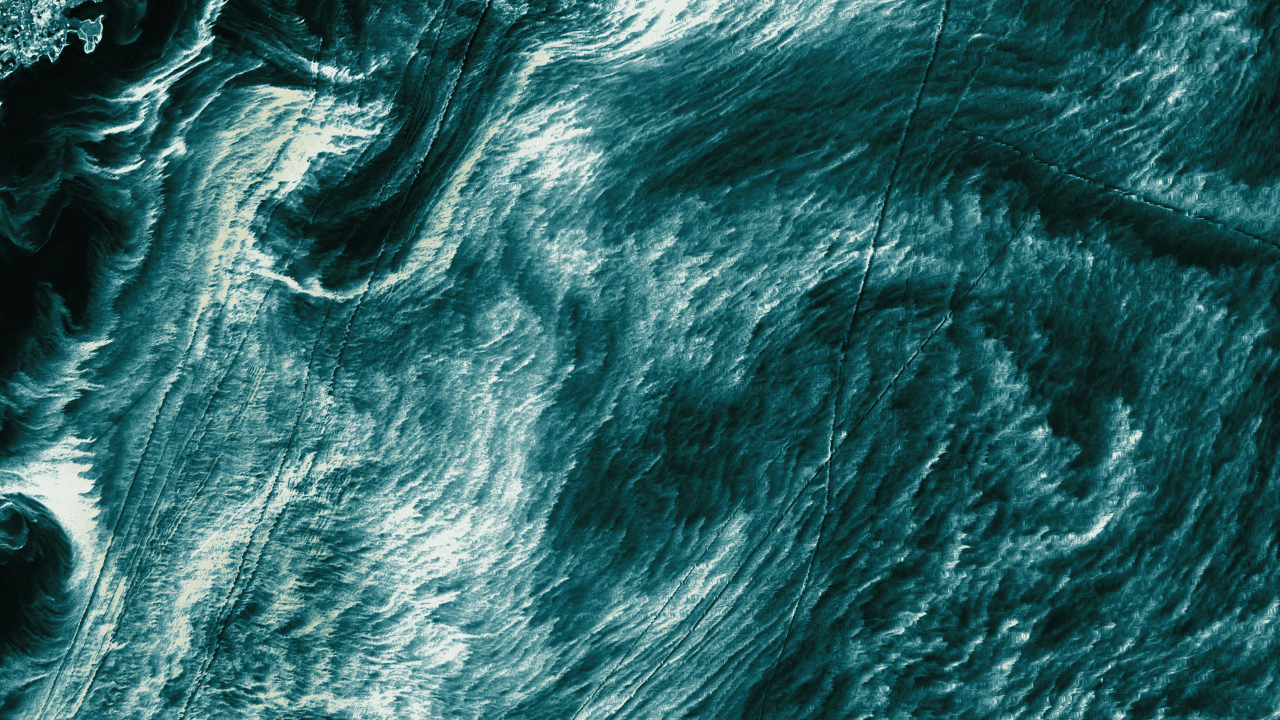
#> input picture VALENCE_Company_Covers/03_ASSETS/photography/graded/crops/B_facebook.jpg, 3840 x 2160 px, given in place of Gotland_graded_sea.jpg, which was not available (shown at 1/3 size)
$ python build_covers.py
#> lines starting #> are read from the running program, lines starting #| are printed output that depends on the picture; pictures that were not available may be replaced by others from this repository, and a replacement may not be noted
"""Build the VALENCE company cover layouts and render them.

Usage:
    python3 -I build_covers.py            # write HTML + render previews at 1x
    python3 -I build_covers.py final      # render production sizes (4K / 2K)

Logos are read from 02_BRAND/logos/svg (traced from the supplied PNGs) and inlined into
each HTML file, so replacing an SVG there and re-running this script updates every cover.
"""
import asyncio
import os
import re
import sys

from PIL import Image
from playwright.async_api import async_playwright

Image.MAX_IMAGE_PIXELS = None
HERE = os.path.dirname(os.path.abspath(__file__))
ROOT = os.path.normpath(os.path.join(HERE, "..", ".."))
LOGOS = os.path.join(ROOT, "02_BRAND", "logos", "svg")
PHOTO = os.path.join(ROOT, "03_ASSETS", "photography")
CROPS = os.path.join(PHOTO, "graded", "crops")
LAYOUTS = os.path.join(ROOT, "04_WORKING", "layouts")
EXPORT = os.path.join(ROOT, "05_EXPORTS", "social")
CHROMIUM = "/opt/pw-browsers/chromium-1194/chrome-linux/chrome"
os.makedirs(CROPS, exist_ok=True)

# ---------------------------------------------------------------------------------------
# Platform specs (CSS px canvas, device scale for production export)
#   LinkedIn Page cover : official 1512x256 (5.906:1). 1920x325 @2x = 3840x650.
#   Facebook Page cover : 16:9 desktop, 2.4:1 mobile, 2.7:1 legacy desktop. 1920x1080 @2x = 3840x2160.
#   YouTube channel art : 2560x1440 recommended, safe area 1546x423 (scaled from official 1235x338 @2048x1152).
#                         1280x720 @2 = 2560x1440 (2K), @3 = 3840x2160 (4K).
# ---------------------------------------------------------------------------------------
PLATFORMS = {
    "linkedin": dict(w=1920, h=325, dsf=2),
    "facebook": dict(w=1920, h=1080, dsf=2),
    "youtube": dict(w=1280, h=720, dsf=3, dsf_2k=2),
}
YT_SAFE = (773, 211.5)  # 1546x423 at 2560 -> CSS px at 1280 base


def logo(name, color, h=None, w=None, x=None, y=None, pos="abs", extra=""):
    svg = open(os.path.join(LOGOS, f"{name}.svg")).read()
    vw, vh = map(float, re.search(r'viewBox="0 0 ([\d.]+) ([\d.]+)"', svg).groups())
    if h:
        w = h * vw / vh
    else:
        h = w * vh / vw
    svg = re.sub(r' width="[^"]*" height="[^"]*"', "", svg, count=1)
    place = f"left:{x}px;top:{y}px;" if pos == "abs" else "position:relative;flex:none;"
    return f'<div class="logo" style="{place}width:{w:.2f}px;height:{h:.2f}px;color:{color};{extra}">{svg}</div>'


def crop(src, name, cx, cy, crop_w, out_w, out_h, soften=0.0):
    """Cut a region (centre cx,cy in source px, width crop_w) to out_w x out_h."""
#> called with src = 'Gotland_graded_sea.jpg', name = 'B_linkedin.jpg', cx = 5600, cy = 3900, crop_w = 3200, out_w = 3840, out_h = 650, soften = 0.8
    im = _SRC.get(src) or _SRC.setdefault(src, Image.open(os.path.join(PHOTO, "graded", src)).convert("RGB"))
#> im is the input picture: PIL image 3840x2160 RGB; mean R, G, B 47.3, 99.2, 101.6
    ch = crop_w * out_h / out_w
    x0 = int(min(max(cx - crop_w / 2, 0), im.width - crop_w))
#> x0 = 640
    y0 = int(min(max(cy - ch / 2, 0), im.height - ch))
#> y0 = 1618
    out = im.crop((x0, y0, int(x0 + crop_w), int(y0 + ch))).resize((out_w, out_h), Image.LANCZOS)
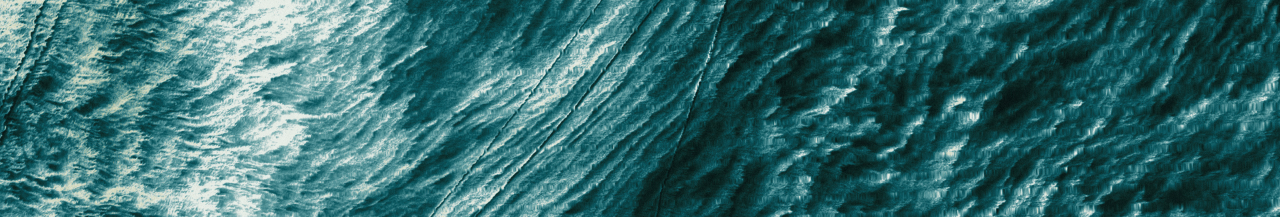
#> out: PIL image 3840x650 RGB (shown at 1/3 size); mean R, G, B 53.9, 108.5, 111.2
    if soften:
        from PIL import ImageFilter
        out = out.filter(ImageFilter.GaussianBlur(soften))
    path = os.path.join(CROPS, name)
    out.save(path, quality=92, subsampling=0)
    print(f"  crop {name}: src {int(crop_w)}x{int(ch)} -> {out_w}x{out_h} (scale {out_w / crop_w:.2f}x)")
    return f"../../../03_ASSETS/photography/graded/crops/{name}"


_SRC = {}


# [7 lines left out: function page, not called in this run]


TAG = 'Strategy<span class="s">/</span>Story<span class="s">/</span>Growth<span class="s">/</span>Culture'


def fill():
    return "position:absolute;inset:0;"


def center_flex(inner, extra=""):
    return f'<div class="abs" style="inset:0;display:flex;align-items:center;justify-content:center;{extra}">{inner}</div>'


# =======================================================================================
# DIRECTION A  "Cropped Authority": the mark as architecture, tonal on onyx, one orange signal
# =======================================================================================
# [10 lines left out: function a_group, not called in this run]


def a_linkedin():
    W, H = 1920, 325
    giant = logo("VLNC_wide", "#1A1A19", h=600, x=-190, y=-150)
    body = f"""
<div class="abs" style="inset:0;background:radial-gradient(70% 140% at 78% 30%, rgba(255,255,255,.05), transparent 60%)"></div>
<div class="abs" style="inset:0;-webkit-mask-image:linear-gradient(90deg,transparent 4%,#000 62%);mask-image:linear-gradient(90deg,transparent 4%,#000 62%)">{giant}</div>
<div class="rule-h" style="left:0;top:162px;width:520px;background:linear-gradient(90deg,transparent,rgba(243,242,239,.22))"></div>
<div class="rule-h" style="left:1400px;top:162px;width:520px;background:linear-gradient(90deg,rgba(243,242,239,.22),transparent)"></div>
<div class="plus" style="left:520px;top:162px;color:var(--stone)"></div>
<div class="plus" style="left:1400px;top:162px;color:var(--stone)"></div>
{center_flex(a_group(72, 32, 15, 52))}
<div class="grain"></div>"""
    return page("A", W, H, "var(--onyx)", body, "VALENCE LinkedIn cover, Direction A")


# [94 lines left out: functions a_facebook, a_youtube, focus_zone, b_linkedin, b_facebook, b_youtube, not called in this run]


# =======================================================================================
# DIRECTION C  "Four Charges": bone editorial, brackets as orbit, gold gestural fragment
# =======================================================================================
def ring(cx, cy, r, color="rgba(10,10,10,.28)", sw=1.2):
    return (f'<svg class="abs" style="left:0;top:0;width:100%;height:100%;overflow:visible" xmlns="http://www.w3.org/2000/svg">'
            f'<circle cx="{cx}" cy="{cy}" r="{r}" fill="none" stroke="{color}" stroke-width="{sw}"/></svg>')


# [67 lines left out: functions node, c_group, c_linkedin, c_facebook, c_youtube, not called in this run]


# ---------------------------------------------------------------------------------------
def build():
    print("crops")
    go = "Gotland_graded_sea.jpg"
    er = "ErgIguidi_graded_stonegold.jpg"
    b_li = crop(go, "B_linkedin.jpg", 5600, 3900, 3200, 3840, 650, soften=0.8)
    b_fb = crop(go, "B_facebook.jpg", 5232, 5800, 3840, 3840, 2160, soften=0.5)
    b_yt = crop(go, "B_youtube.jpg", 5700, 2500, 2900, 3840, 2160, soften=0.9)
#> call 3 of crop, with src = 'Gotland_graded_sea.jpg', name = 'B_youtube.jpg', cx = 5700, cy = 2500, crop_w = 2900, out_w = 3840, out_h = 2160, soften = 0.9
#> in crop (call 3), `out = im.crop((x0, y0, int(x0 + crop_w), int(y0 + ch))).resize((out_w,..`:
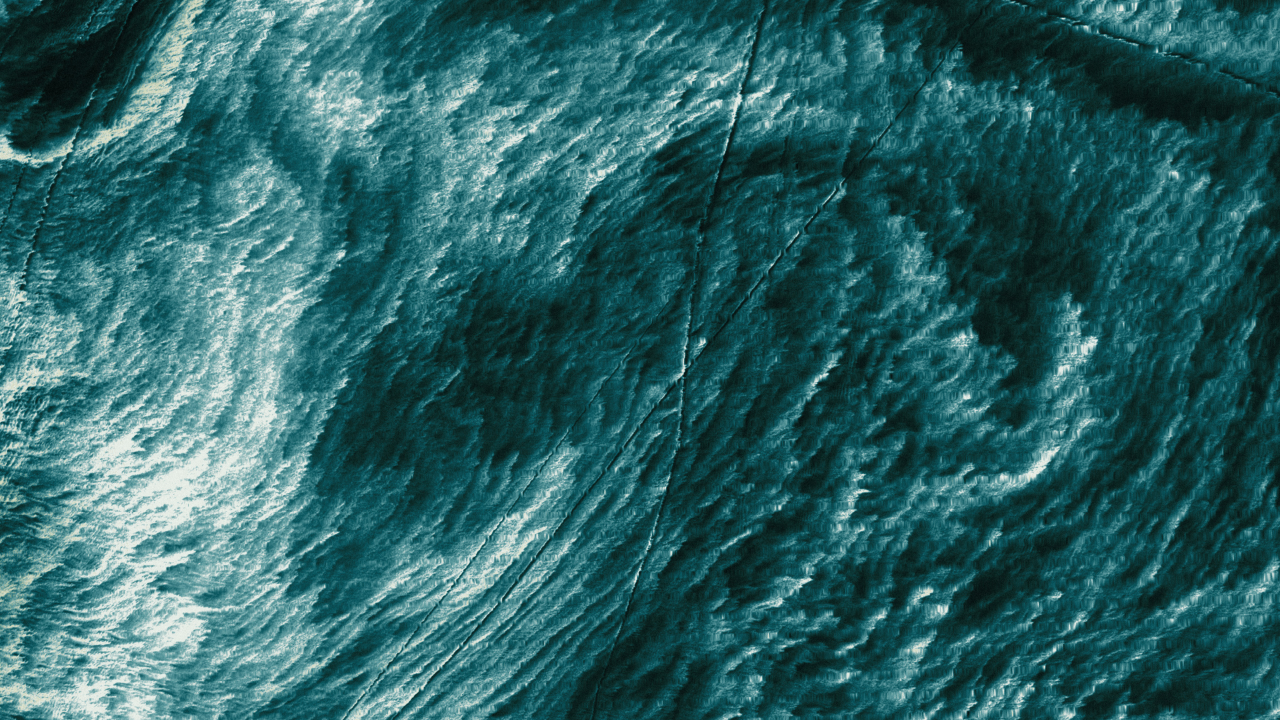
#> out: PIL image 3840x2160 RGB (shown at 1/3 size); mean R, G, B 43.8, 98.3, 101.3
    c_liL = crop(er, "C_linkedin_L.jpg", 2500, 2900, 1500, 600, 650)
#> call 4 of crop, with src = 'ErgIguidi_graded_stonegold.jpg', name = 'C_linkedin_L.jpg', cx = 2500, cy = 2900, crop_w = 1500, out_w = 600, out_h = 650, soften = 0
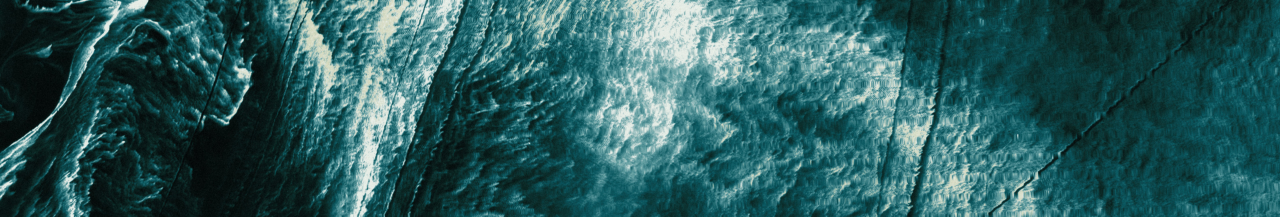
#> input picture VALENCE_Company_Covers/03_ASSETS/photography/graded/crops/B_linkedin.jpg, 3840 x 650 px, given in place of ErgIguidi_graded_stonegold.jpg, which was not available (shown at 1/3 size)
#> in crop, im is the input picture: PIL image 3840x650 RGB; mean R, G, B 43.2, 91.6, 93.5
#> in crop (call 4), `out = im.crop((x0, y0, int(x0 + crop_w), int(y0 + ch))).resize((out_w,..`:
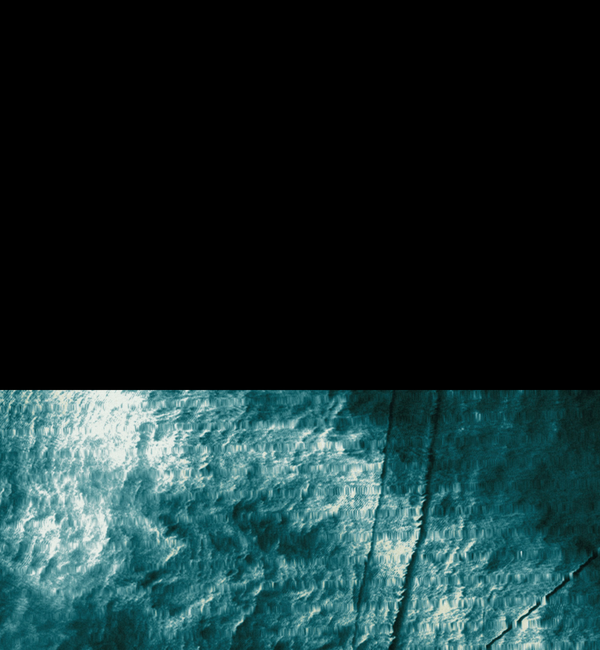
#> out: PIL image 600x650 RGB; mean R, G, B 24.7, 47.2, 48.4
    c_liR = crop(er, "C_linkedin_R.jpg", 5200, 2400, 1500, 600, 650)
#> in crop (call 5), `out = im.crop((x0, y0, int(x0 + crop_w), int(y0 + ch))).resize((out_w,..`:
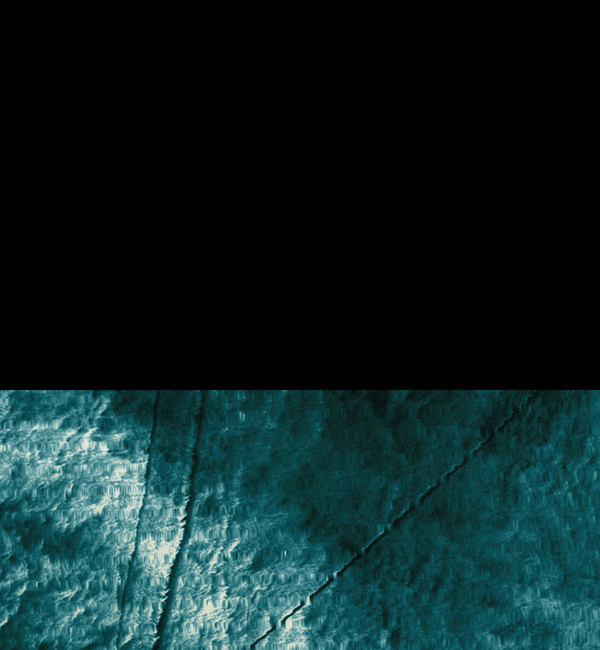
#> out: PIL image 600x650 RGB; mean R, G, B 13.3, 35.5, 36.6
    c_fb = crop(er, "C_facebook.jpg", 2900, 2700, 3600, 1200, 1200)
#> in crop (call 6), `out = im.crop((x0, y0, int(x0 + crop_w), int(y0 + ch))).resize((out_w,..`:
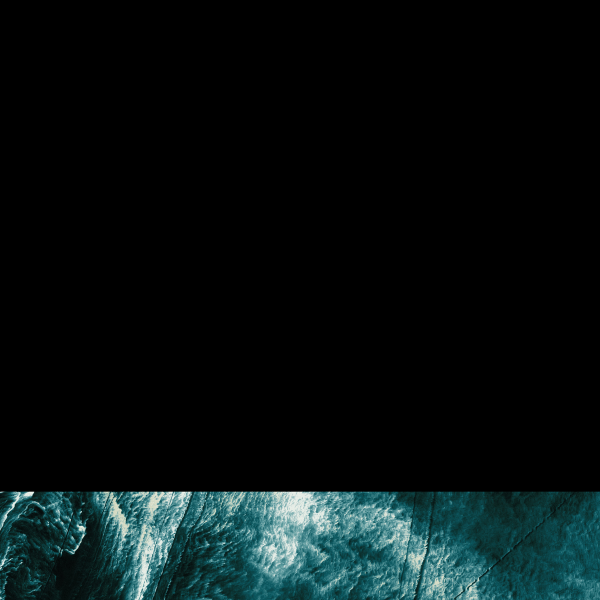
#> out: PIL image 1200x1200 RGB (shown at 1/2 size); mean R, G, B 8.1, 17.1, 17.5
    c_yt = crop(er, "C_youtube.jpg", 3000, 2900, 4800, 3840, 2160)
#> in crop (call 7), `out = im.crop((x0, y0, int(x0 + crop_w), int(y0 + ch))).resize((out_w,..`:
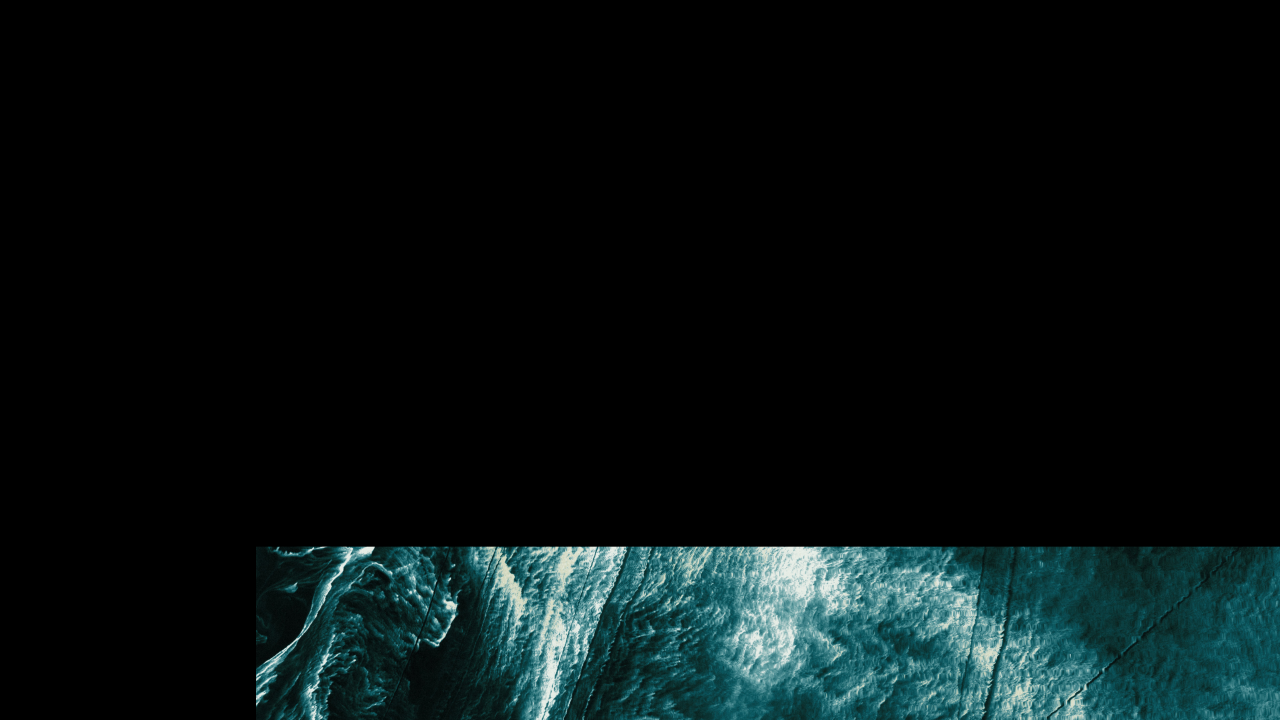
#> out: PIL image 3840x2160 RGB (shown at 1/3 size); mean R, G, B 8.3, 17.6, 18

    files = {
        ("A", "linkedin"): a_linkedin(), ("A", "facebook"): a_facebook(), ("A", "youtube"): a_youtube(),
        ("B", "linkedin"): b_linkedin(b_li), ("B", "facebook"): b_facebook(b_fb), ("B", "youtube"): b_youtube(b_yt),
        ("C", "linkedin"): c_linkedin(c_liL, c_liR), ("C", "facebook"): c_facebook(c_fb), ("C", "youtube"): c_youtube(c_yt),
    }
    out = []
    for (d, p), html in files.items():
        os.makedirs(os.path.join(LAYOUTS, d), exist_ok=True)
        path = os.path.join(LAYOUTS, d, f"{p}.html")
        open(path, "w").write(html)
        out.append((d, p, path))
    return out


async def render(items, final=False, only=None):
    async with async_playwright() as pw:
        browser = await pw.chromium.launch(executable_path=CHROMIUM, args=["--no-sandbox"])
        for d, p, path in items:
            if only and (d, p) not in only:
                continue
            spec = PLATFORMS[p]
            scales = [(spec["dsf"], "")] if not final else [(spec["dsf"], "")]
            if final and p == "youtube":
                scales = [(spec["dsf"], "_4K"), (spec["dsf_2k"], "_2K")]
            if not final:
                scales = [(1, "")]
            for dsf, suffix in scales:
                ctx = await browser.new_context(viewport={"width": spec["w"], "height": spec["h"]}, device_scale_factor=dsf)
                pg = await ctx.new_page()
                await pg.goto("file://" + path)
                await pg.evaluate("document.fonts.ready")
                await pg.wait_for_timeout(400)
                sub = "final" if final else "_previews"
                od = os.path.join(EXPORT, sub)
                os.makedirs(od, exist_ok=True)
                fp = os.path.join(od, f"VALENCE_{p}_cover_{d}{suffix}.png")
                await pg.screenshot(path=fp, type="png")
                print("rendered", fp, Image.open(fp).size)
                await ctx.close()
        await browser.close()


if __name__ == "__main__":
#> (the run stopped early here; a loop or call above may not have finished)
